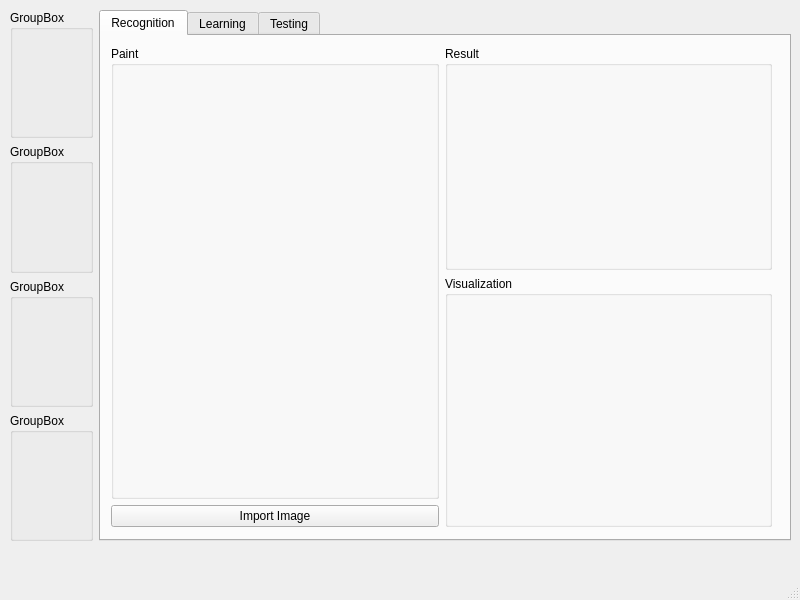
<?xml version="1.0" encoding="UTF-8"?>
<ui version="4.0">
 <class>view</class>
 <widget class="QMainWindow" name="view">
  <property name="geometry">
   <rect>
    <x>0</x>
    <y>0</y>
    <width>800</width>
    <height>600</height>
   </rect>
  </property>
  <property name="windowTitle">
   <string>MLP</string>
  </property>
  <widget class="QWidget" name="centralwidget">
   <widget class="QWidget" name="">
    <property name="geometry">
     <rect>
      <x>10</x>
      <y>10</y>
      <width>781</width>
      <height>531</height>
     </rect>
    </property>
    <layout class="QHBoxLayout" name="horizontalLayout">
     <item>
      <layout class="QVBoxLayout" name="verticalLayout">
       <item>
        <widget class="QGroupBox" name="groupBox">
         <property name="title">
          <string>GroupBox</string>
         </property>
        </widget>
       </item>
       <item>
        <widget class="QGroupBox" name="groupBox_2">
         <property name="title">
          <string>GroupBox</string>
         </property>
        </widget>
       </item>
       <item>
        <widget class="QGroupBox" name="groupBox_3">
         <property name="title">
          <string>GroupBox</string>
         </property>
        </widget>
       </item>
       <item>
        <widget class="QGroupBox" name="groupBox_4">
         <property name="title">
          <string>GroupBox</string>
         </property>
        </widget>
       </item>
      </layout>
     </item>
     <item>
      <widget class="QTabWidget" name="tabWidget">
       <property name="currentIndex">
        <number>0</number>
       </property>
       <widget class="QWidget" name="recognition">
        <attribute name="title">
         <string>Recognition</string>
        </attribute>
        <widget class="QWidget" name="">
         <property name="geometry">
          <rect>
           <x>10</x>
           <y>10</y>
           <width>661</width>
           <height>481</height>
          </rect>
         </property>
         <layout class="QGridLayout" name="gridLayout">
          <item row="0" column="0" rowspan="2">
           <widget class="QGroupBox" name="groupBox_5">
            <property name="title">
             <string>Paint</string>
            </property>
           </widget>
          </item>
          <item row="0" column="1">
           <widget class="QGroupBox" name="groupBox_6">
            <property name="title">
             <string>Result</string>
            </property>
           </widget>
          </item>
          <item row="1" column="1" rowspan="2">
           <widget class="QGroupBox" name="groupBox_8">
            <property name="title">
             <string>Visualization</string>
            </property>
           </widget>
          </item>
          <item row="2" column="0">
           <widget class="QPushButton" name="pushButton">
            <property name="text">
             <string>Import Image</string>
            </property>
           </widget>
          </item>
         </layout>
        </widget>
       </widget>
       <widget class="QWidget" name="learning">
        <attribute name="title">
         <string>Learning</string>
        </attribute>
       </widget>
       <widget class="QWidget" name="testing">
        <attribute name="title">
         <string>Testing</string>
        </attribute>
       </widget>
      </widget>
     </item>
    </layout>
   </widget>
  </widget>
  <widget class="QMenuBar" name="menubar">
   <property name="geometry">
    <rect>
     <x>0</x>
     <y>0</y>
     <width>800</width>
     <height>22</height>
    </rect>
   </property>
  </widget>
  <widget class="QStatusBar" name="statusbar"/>
 </widget>
 <resources/>
 <connections/>
</ui>
